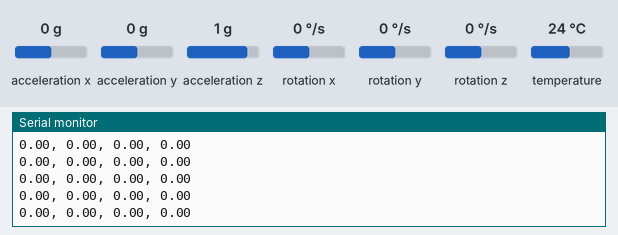
Bench run of a sketch on a simulated Arduino Uno, built with avr-gcc and run on an emulated ATmega328P. Shown: the last lines printed to the serial monitor. The inputs (shaded band) are chosen by the test bench; at power-on: acceleration x 0 g, acceleration y 0 g, acceleration z 1 g, rotation x 0 °/s, rotation y 0 °/s, rotation z 0 °/s, temperature 24 °C.

Above: at 2.9 s.
3.0 s: acceleration x set to -1.4 g
At 3.8 s:
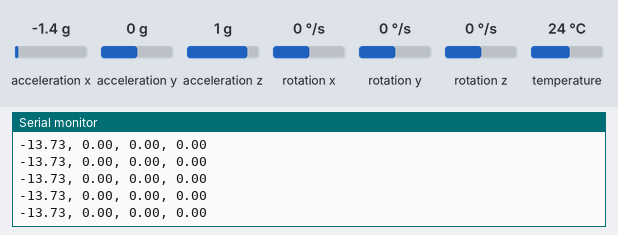
6.0 s: acceleration x set to -0.8 g
At 7.1 s:
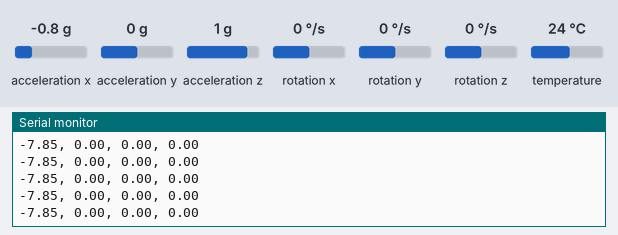
Timing chart, 0 to 9.0 s (numbered marks = the images above; inputs shaded):
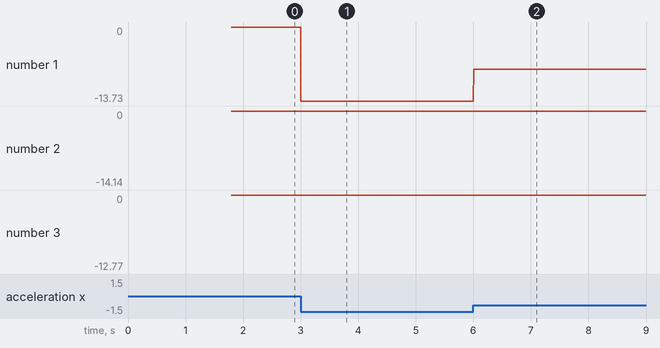

The sketch:

mpusensorfusion.ino
```cpp
#include <Adafruit_MPU6050.h>
#include <Adafruit_Sensor.h>
#include <Wire.h>

Adafruit_MPU6050 mpu;

unsigned long now, before;
unsigned long dt;
float dt_seconds;

float acceleration[3] = {0, 0, 0};
float angular_acceleration[3] = {0, 0, 0};

float velocity[3] = {0, 0, 0};
float angular_velocity[3] = {0, 0, 0};

float location[3] = {0, 0, 0};
float attitude[3] = {0, 0, 0};

float raw_accel_x, raw_accel_y, raw_accel_z;
float raw_gyro_x, raw_gyro_y, raw_gyro_z;
float sum_accel_x, sum_accel_y, sum_accel_z;
float sum_gyro_x, sum_gyro_y, sum_gyro_z;

float offset_accel_x, offset_accel_y, offset_accel_z = 0;
float offset_gyro_x, offset_gyro_y, offset_gyro_z = 0;

int NofInitTest = 500;

// Function to rotate the acceleration vector
void adjust_acceleration_offset(float& offset_accel_x, float& offset_accel_y, float& offset_accel_z, float attitude[3]) {
  // Extract the rotation angles from the attitude array
  float a = attitude[0]; // Rotation around x-axis
  float b = attitude[1]; // Rotation around y-axis
  float c = attitude[2]; // Rotation around z-axis

  // Rotation matrix around the x-axis
  float x_rot[3][3] = {
    {1, 0, 0},
    {0, cos(a), -sin(a)},
    {0, sin(a), cos(a)}
  };

  // Rotation matrix around the y-axis
  float y_rot[3][3] = {
    {cos(b), 0, sin(b)},
    {0, 1, 0},
    {-sin(b), 0, cos(b)}
  };

  // Rotation matrix around the z-axis
  float z_rot[3][3] = {
    {cos(c), -sin(c), 0},
    {sin(c), cos(c), 0},
    {0, 0, 1}
  };

  // Perform the rotations
  float result[3] = {offset_accel_x, offset_accel_y, offset_accel_z};

  // Rotate around the z-axis
  float temp[3];
  for (int i = 0; i < 3; i++) {
    temp[i] = 0;
    for (int j = 0; j < 3; j++) {
      temp[i] += z_rot[i][j] * result[j];
    }
  }

  // Rotate around the y-axis
  for (int i = 0; i < 3; i++) {
    result[i] = 0;
    for (int j = 0; j < 3; j++) {
      result[i] += y_rot[i][j] * temp[j];
    }
  }

  // Rotate around the x-axis
  for (int i = 0; i < 3; i++) {
    temp[i] = 0;
    for (int j = 0; j < 3; j++) {
      temp[i] += x_rot[i][j] * result[j];
    }
  }

  // Update the output variables
  offset_accel_x = temp[0];
  offset_accel_y = temp[1];
  offset_accel_z = temp[2];
}

void setup(void) {
  Serial.begin(115200);
  if (!mpu.begin()) {
    Serial.println("Failed to find MPU6050");
    while (1) {
      delay(10);
    }
  }
  Serial.println("Found MPU6050");
  mpu.setAccelerometerRange(MPU6050_RANGE_8_G);
  Serial.print("Accelerometer range set to: ");
  switch (mpu.getAccelerometerRange()) {
    case MPU6050_RANGE_2_G:
      Serial.println("+-2G");
      break;
    case MPU6050_RANGE_4_G:
      Serial.println("+-4G");
      break;
    case MPU6050_RANGE_8_G:
      Serial.println("+-8G");
      break;
    case MPU6050_RANGE_16_G:
      Serial.println("+-16G");
      break;
  }
  mpu.setGyroRange(MPU6050_RANGE_500_DEG);
  Serial.print("Gyro range set to: ");
  switch (mpu.getGyroRange()) {
    case MPU6050_RANGE_250_DEG:
      Serial.println("+- 250 deg/s");
      break;
    case MPU6050_RANGE_500_DEG:
      Serial.println("+- 500 deg/s");
      break;
    case MPU6050_RANGE_1000_DEG:
      Serial.println("+- 1000 deg/s");
      break;
    case MPU6050_RANGE_2000_DEG:
      Serial.println("+- 2000 deg/s");
      break;
  }

  mpu.setFilterBandwidth(MPU6050_BAND_21_HZ);
  Serial.print("Filter bandwidth set to: ");
  switch (mpu.getFilterBandwidth()) {
    case MPU6050_BAND_260_HZ:
      Serial.println("260 Hz");
      break;
    case MPU6050_BAND_184_HZ:
      Serial.println("184 Hz");
      break;
    case MPU6050_BAND_94_HZ:
      Serial.println("94 Hz");
      break;
    case MPU6050_BAND_44_HZ:
      Serial.println("44 Hz");
      break;
    case MPU6050_BAND_21_HZ:
      Serial.println("21 Hz");
      break;
    case MPU6050_BAND_10_HZ:
      Serial.println("10 Hz");
      break;
    case MPU6050_BAND_5_HZ:
      Serial.println("5 Hz");
      break;
  }

  Serial.println("");
  delay(100);

  //Use a loop to take 100 readings and sum the values for each axis
  for (int i = 0; i < NofInitTest; i++) {
    sensors_event_t a, g, temp;
    mpu.getEvent(&a, &g, &temp);
    raw_accel_x = a.acceleration.x;
    raw_accel_y = a.acceleration.y;
    raw_accel_z = a.acceleration.z;
    raw_gyro_x = g.gyro.x;
    raw_gyro_y = g.gyro.y;
    raw_gyro_z = g.gyro.z;

    sum_accel_x += raw_accel_x;
    sum_accel_y += raw_accel_y;
    sum_accel_z += raw_accel_z;
    sum_gyro_x += raw_gyro_x;
    sum_gyro_y += raw_gyro_y;
    sum_gyro_z += raw_gyro_z;

    delay(1);
  }

  offset_accel_x = -(sum_accel_x / NofInitTest);
  offset_accel_y = -(sum_accel_y / NofInitTest);
  offset_accel_z = -(sum_accel_z / NofInitTest);
  offset_gyro_x = -(sum_gyro_x / NofInitTest);
  offset_gyro_y = -(sum_gyro_y / NofInitTest);
  offset_gyro_z = -(sum_gyro_z / NofInitTest);

  //ignore init time
  now = millis();
  dt = (now - before);
  dt_seconds = (float) dt / 1000.0;
  before = now;
}

void loop() {
  sensors_event_t a, g, temp;
  mpu.getEvent(&a, &g, &temp);

  if(now/10 > NofInitTest*2) {
    angular_acceleration[0] = g.gyro.x + offset_gyro_x;
    angular_acceleration[1] = g.gyro.y + offset_gyro_y;
    angular_acceleration[2] = g.gyro.z + offset_gyro_z;

    angular_velocity[0] += angular_acceleration[0] * dt_seconds;
    angular_velocity[1] += angular_acceleration[1] * dt_seconds;
    angular_velocity[2] += angular_acceleration[2] * dt_seconds;

    attitude[0] += angular_velocity[0] * dt_seconds;
    attitude[1] += angular_velocity[1] * dt_seconds;
    attitude[2] += angular_velocity[2] * dt_seconds;

    //adjust acceleration offset
    //adjust_acceleration_offset(offset_accel_x, offset_accel_y, offset_accel_z, attitude);

    acceleration[0] = a.acceleration.x + offset_accel_x;
    acceleration[1] = a.acceleration.y + offset_accel_y;
    acceleration[2] = a.acceleration.z + offset_accel_z;

    velocity[0] += acceleration[0] * dt_seconds;
    velocity[1] += acceleration[1] * dt_seconds;
    velocity[2] += acceleration[2] * dt_seconds;

    location[0] += velocity[0] * dt_seconds;
    location[1] += velocity[1] * dt_seconds;
    location[2] += velocity[2] * dt_seconds;
  }
  //calculate delta T
  now = millis();
  dt = (now - before);
  dt_seconds = (float) dt / 1000.0;
  before = now;

  // Serial.print(dt_seconds);
  // Serial.print(", ");
  Serial.print(a.acceleration.x);
  Serial.print(", ");
  // Serial.print(a.acceleration.y);
  // Serial.print(", ");
  // Serial.print(a.acceleration.z);
  // Serial.print(", ");
  // Serial.print(offset_accel_x);
  // Serial.print(", ");
  // Serial.print(offset_accel_y);
  // Serial.print(", ");
  // Serial.print(offset_accel_z);
  // Serial.print(", ");
  Serial.print(acceleration[0]);
  Serial.print(", ");
  // Serial.print(acceleration[1]);
  // Serial.print(", ");
  // Serial.print(acceleration[2]);
  // Serial.print(", ");
  Serial.print(velocity[0]);
  Serial.print(", ");
  // Serial.print(velocity[1]);
  // Serial.print(", ");
  // Serial.print(velocity[2]);
  // Serial.print(", ");
  Serial.println(location[0]);
  // Serial.print(", ");
  // Serial.print(location[1]);
  // Serial.print(", ");
  // Serial.print(location[2]);
  // Serial.print(", ");
  // Serial.print(g.gyro.x);
  // Serial.print(", ");
  // Serial.print(g.gyro.y);
  // Serial.print(", ");
  // Serial.print(g.gyro.z);
  // Serial.print(", ");
  // Serial.print(offset_gyro_x);
  // Serial.print(", ");
  // Serial.print(offset_gyro_y);
  // Serial.print(", ");
  // Serial.print(offset_gyro_z);
  // Serial.print(", ");
  // Seiral.print(angular_acceleration[0]);
  // Serial.print(", ");
  // Seiral.print(angular_acceleration[1]);
  // Serial.print(", ");
  // Seiral.print(angular_acceleration[2]);
  // Serial.print(", ");
  // Serial.print(angular_velocity[0]);
  // Serial.print(", ");
  // Serial.print(angular_velocity[1]);
  // Serial.print(", ");
  // Serial.print(angular_velocity[2]);
  // Serial.print(", ");
  // Serial.print(attitude[0]);
  // Serial.print(", ");
  // Serial.print(attitude[1]);
  // Serial.print(", ");
  // Serial.println(attitude[2]);
}
```

Measured:
- after the input at 3.0 s, the serial monitor: prints a new line at once (image 1)
- plotted number 1: 0 → -13.73 after the input at 3.0 s
